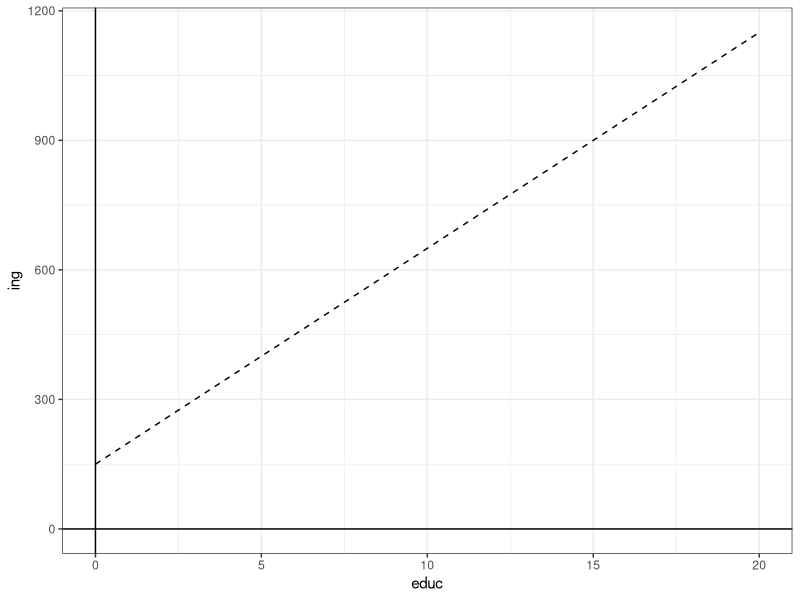
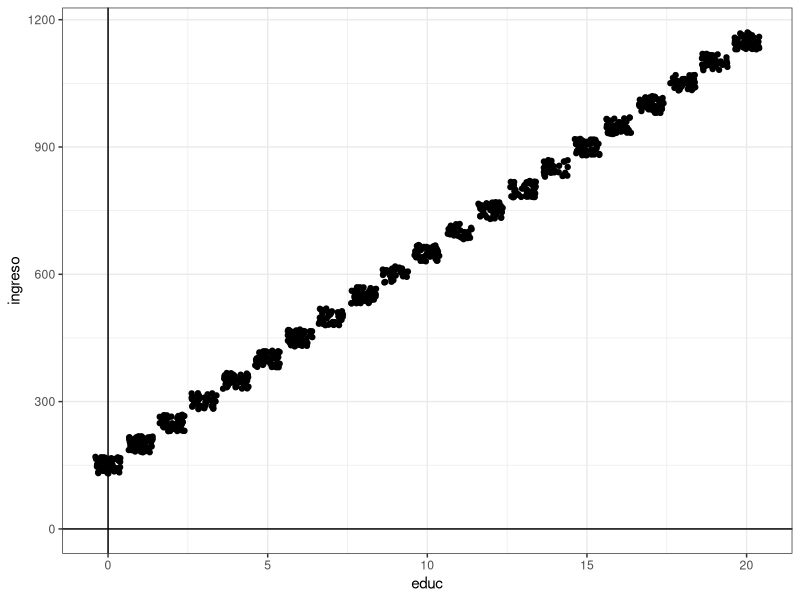
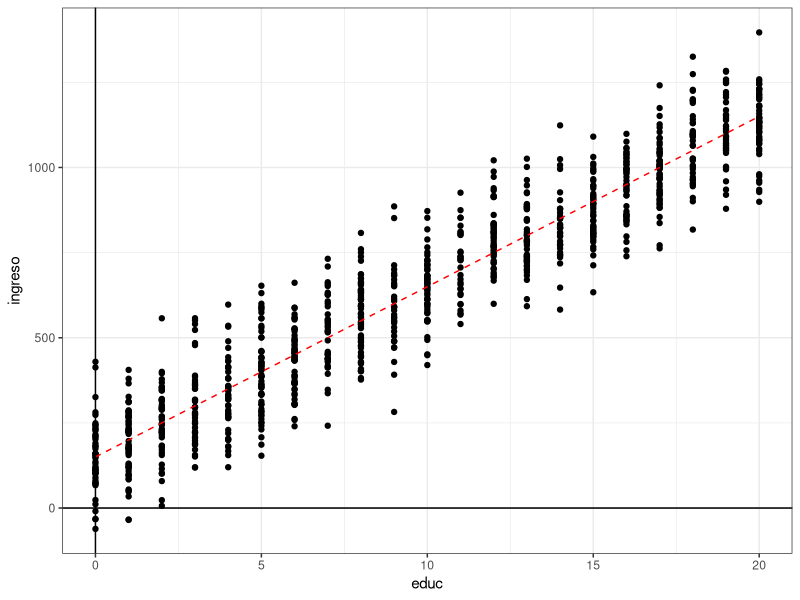

Write the R code that produced these figures, in order.
###################
# Script sesion 7 #
###################

# Librerias
library(tidyverse)

# Datos 
# Ecuacion Y = 150 + 20X 
# Donde X puede ir de 0 hasta 20 
# Donde Y va de 150 a 1150

X = 0:20
Y = 150 + 50*X 

# Hacemos la grafica
tibble(educ = X, ing = Y) %>% 
  ggplot(aes(x = educ, y = ing)) + 
  geom_line(linetype = "dashed") + 
  geom_vline(xintercept = 0) + 
  geom_hline(yintercept = 0) + 
  theme_bw()

# Generamos una poblacion con estos datos
educacion = sample(X, size = 1000, replace = T)
ingreso = 150 + 50*educacion

tibble(educ = educacion, ing = ingreso) %>% 
  ggplot(aes(x = educ, y = ingreso)) + 
  geom_jitter() + 
  geom_vline(xintercept = 0) + 
  geom_hline(yintercept = 0) + 
  theme_bw()

error <- rnorm(n = 1000, mean = 0, sd = 100)
ingreso <- ingreso + error

tibble(educ = educacion, ing = ingreso) %>% 
  ggplot(aes(x = educ, y = ingreso)) + 
  geom_point() + 
  geom_line(data = tibble(educ = X, ing = Y), 
            aes(x = educ, y = ing), 
            linetype = "dashed", col = "red") + 
  geom_vline(xintercept = 0) + 
  geom_hline(yintercept = 0) + 
  theme_bw()
